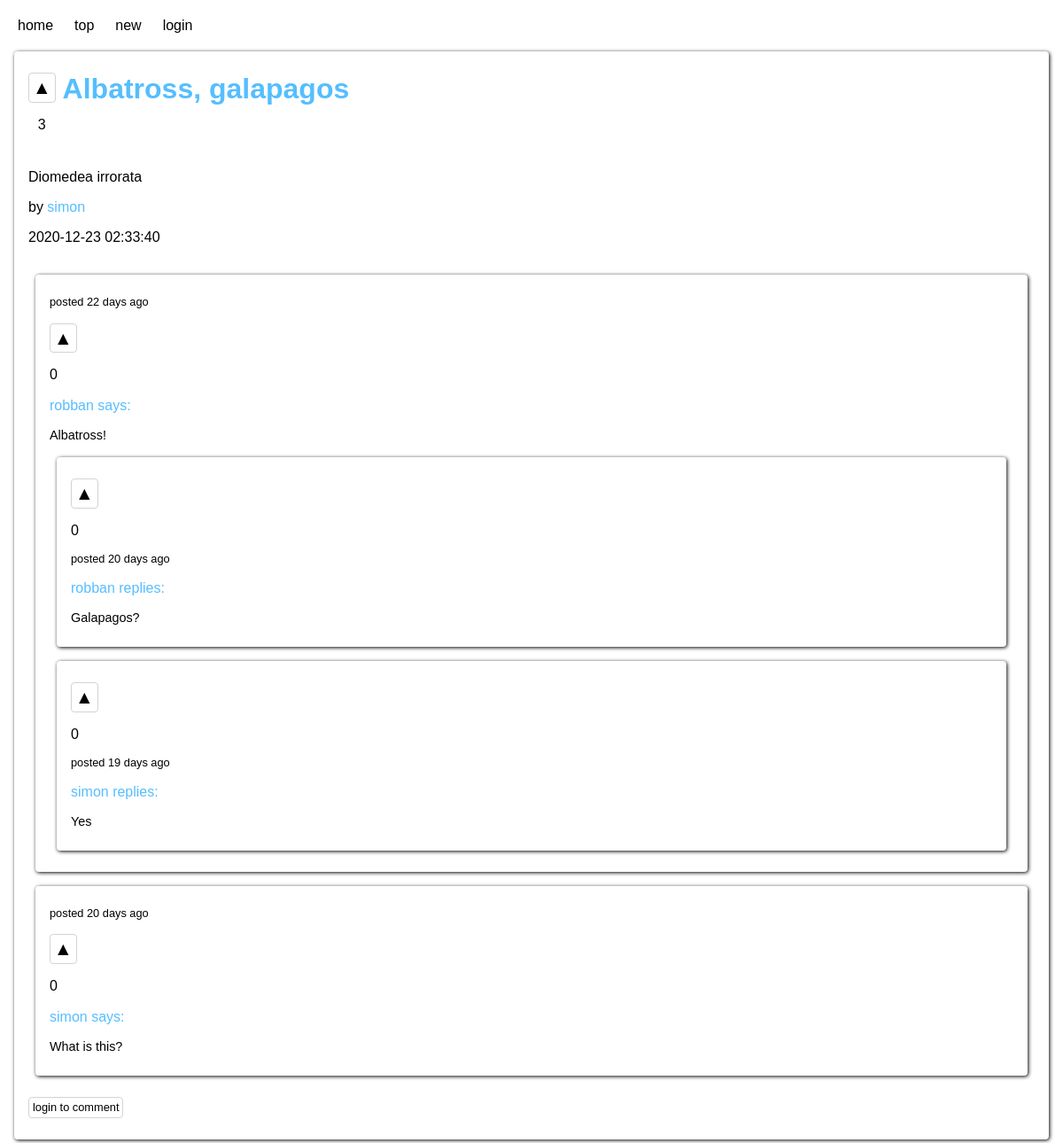
/view.php?view=post&post_id=18, run on an earlier commit of the app's database.
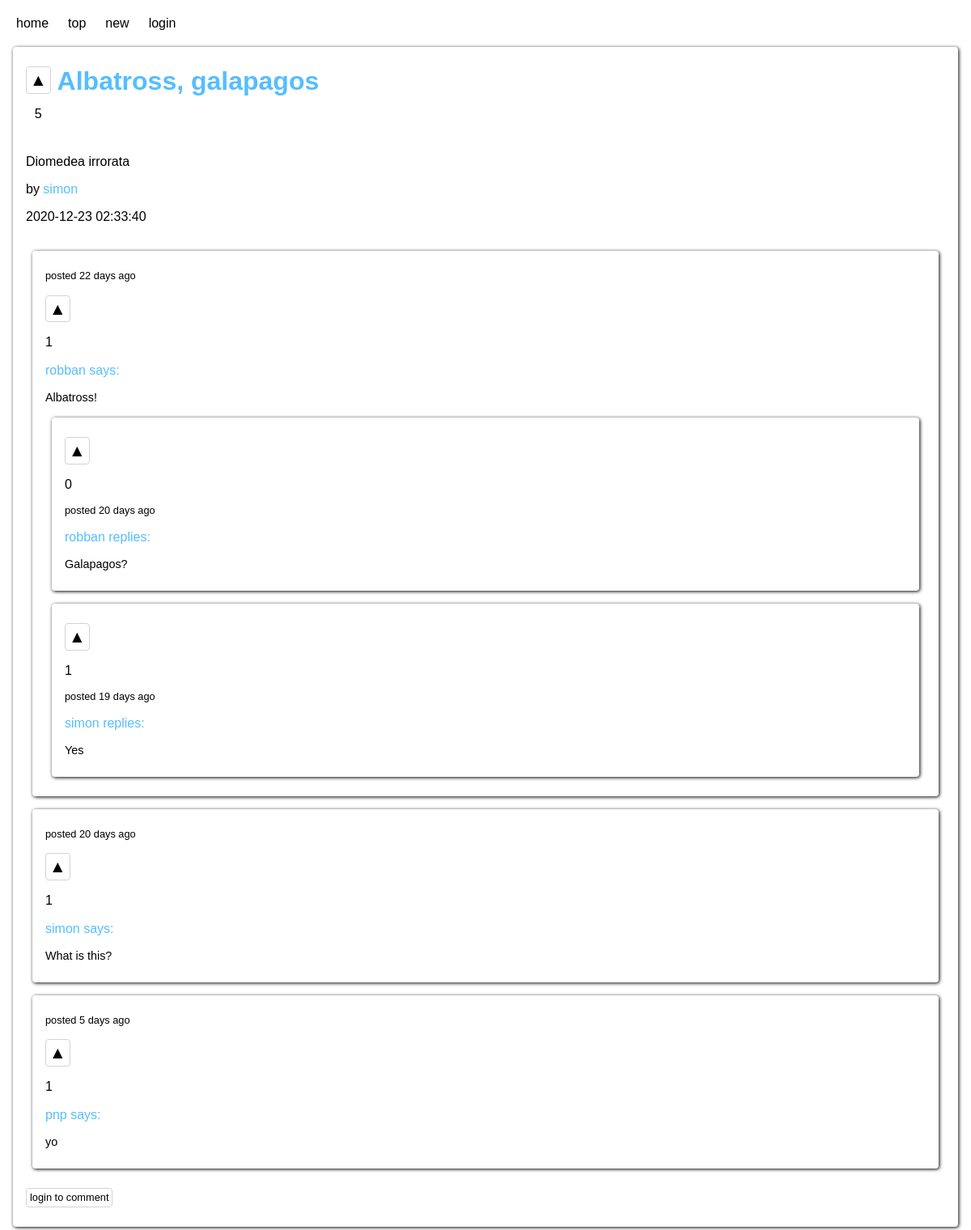
And on a later commit of the database.
### tables this page shows
CREATE TABLE comments (
	id INTEGER NOT NULL PRIMARY KEY AUTOINCREMENT UNIQUE,
	post_id INTEGER NOT NULL,
	user_id INTEGER NOT NULL,
	comment VARCHAR NOT NULL,
	reply INTEGER,
	creation_time DATETIME NOT NULL
);

CREATE TABLE users (
	id INTEGER NOT NULL PRIMARY KEY AUTOINCREMENT UNIQUE,
	user_name VARCHAR NOT NULL UNIQUE,
	email VARCHAR NOT NULL UNIQUE,
	password VARCHAR NOT NULL,
	bio VARCHAR,
	image_url VARCHAR
);

### app/functions.php (called while the page is built, shortened)
<?php
function userLoggedIn(): bool
{
    return false;
}
function getAge(string $birth): string
{
    $today = new DateTime();
    $birth = new DateTime($birth);
    $interval = $today->diff($birth);
    if ($interval->m === 0 && $interval->days === 1) {
        return $interval->days . " day ago";
    } elseif ($interval->m === 0 && $interval->days > 0) {
        return $interval->days . " days ago";
    }
    return "today";
}
function fetchComments(int $postId, PDO $db): ?array
{
    $stmnt = $db->prepare("SELECT * FROM comments WHERE post_id = :post_id AND reply IS NULL ORDER BY creation_time");
    $stmnt->bindParam(":post_id", $postId, PDO::PARAM_INT);
    $stmnt->execute();
    $results = $stmnt->fetchAll(PDO::FETCH_ASSOC);
    return $results;
}
function fetchReplies($postId, $db): ?array
{
    $stmnt = $db->prepare("SELECT * FROM comments WHERE post_id = :post_id AND reply IS NOT NULL ORDER BY creation_time");
    $stmnt->bindParam(":post_id", $postId, PDO::PARAM_INT);
    $stmnt->execute();
    $results = $stmnt->fetchAll(PDO::FETCH_ASSOC);
    return $results;
}
function fetchPost(int $postId, PDO $db): ?array
{
    $stmnt = $db->prepare("SELECT
    p.*,
    COALESCE(v.upvote_count, 0) AS upvotes,
    COALESCE(c.comment_count, 0) AS comments
    FROM posts p
    LEFT OUTER JOIN (
        SELECT post_id, COUNT(post_id) AS upvote_count
        FROM upvotes
        GROUP BY post_id
    ) v
    ON p.id = v.post_id
    LEFT OUTER JOIN (
        SELECT post_id, COUNT(post_id) AS comment_count
        FROM COMMENTS
        GROUP BY post_id
    ) c
    ON p.id = c.post_id
    WHERE p.id = :post_id");
    $stmnt->bindParam(":post_id", $postId, PDO::PARAM_INT);
    $stmnt->execute();
    $result = $stmnt->fetch(PDO::FETCH_ASSOC);
    return $result;
}
function fetchPoster(int $id, PDO $db): ?string
{
    $stmnt = $db->prepare("SELECT user_name FROM users WHERE id = :id;");
    $stmnt->bindParam(":id", $id, PDO::PARAM_INT);
    $stmnt->execute();
    $result = $stmnt->fetch(PDO::FETCH_ASSOC);
    return $result['user_name'];
}
function fetchCommentUpvotes(int $commentId, PDO $db): int
{
    $stmnt = $db->prepare("SELECT COUNT(comment_id) as 'comment_upvotes' FROM comment_upvotes WHERE comment_id = :comment_id;");
    $stmnt->bindParam(":comment_id", $commentId, PDO::PARAM_INT);
    $stmnt->execute();
    $result = $stmnt->fetch(PDO::FETCH_ASSOC);
    return (int)$result['comment_upvotes'];
}

### view.php (the view, shortened to what the changed rows need)
<?php
require __DIR__ . '/app/autoload.php';
require __DIR__ . '/views/header.php';
if (isset($_GET['view'])) {
    $view = filter_var($_GET['view'], FILTER_SANITIZE_STRING);
    if ($view === 'post') {
        if (isset($_GET['post_id'])) {
            $postId = (int)filter_var($_GET['post_id'], FILTER_SANITIZE_NUMBER_INT);
            $post = fetchPost($postId, $db);
            if (!isset($post)) {
                addMessage('Link seems to be dead!');
            } else {
                $postComments = fetchComments($postId, $db);
                $commentReplies = fetchReplies($postId, $db);
            }
        }
    } elseif ($view === 'search') {
        $query = filter_var($_GET['query'], FILTER_SANITIZE_STRING);
        $searchResults = searchPosts($query, $db);
    } else {
        addMessage('Incorrect url');
        header('location: /');
        exit;
    }
} else {
    addMessage('Incorrect url');
    header('location: /');
    exit;
}
?>
<main>
    <?php if (isset($post)) : ?>
        <article class="post grid">
            <div class="top">
                <div class="votes">
                    <?php if (userLoggedIn() && userUpvote($_SESSION['user']['id'], $post['id'], $db)) : ?>
                        <button class="vote active" data-post="<?= $post['id'] ?>">▲</button>
                    <?php elseif (userLoggedIn() && !userUpvote($_SESSION['user']['id'], $post['id'], $db)) : ?>
                        <button class="vote" data-post="<?= $post['id'] ?>">▲</button>
                    <?php else : ?>
                        <button class="vote">▲</button>
                    <?php endif; ?>
                    <p class="upvotes"><?= $post['upvotes'] ?></p>
                </div>
                <a href="<?= $post['url'] ?>">
                    <h1><?= $post['title'] ?></h1>
                </a>
            </div>
            <div class="full">
                <p><?= $post['description'] ?></p>
                <p>
                    by
                    <a href="/view.php?view=profile&user_id=<?= $post['user_id'] ?>">
                        <?= fetchPoster((int)$post['user_id'], $db) ?>
                    </a>
                </p>
                <p><?= $post['creation_time'] ?></p>
            </div>
            <section class="comments full">
                <?php if (isset($postComments)) : ?>
                    <?php foreach ($postComments as $postComment) : ?>
                        <div class="comment">
                            <small>posted <?= getAge($postComment['creation_time']) ?></small>
                            <?php if (userLoggedIn() && userCommentUpvote($_SESSION['user']['id'], $postComment['id'], $db)) :  ?>
                                <button class="comment-vote-button active" data-comment="<?= $postComment['id']; ?>">▲</button>
                            <?php elseif (userLoggedIn() && !userCommentUpvote($_SESSION['user']['id'], $postComment['id'], $db)) : ?>
                                <button class="comment-vote-button" data-comment="<?= $postComment['id']; ?>">▲</button>
                            <?php else : ?>
                                <button class="comment-vote-button">▲</button>
                            <?php endif; ?>
                            <?php $commentId = $postComment['id']; ?>
                            <?php $commentLikes = fetchCommentUpvotes($commentId, $db); ?>
                            <p class="comment-upvotes"><?= $commentLikes; ?></p>
                            <a href="/view.php?view=profile&user_id=<?= $postComment['user_id'] ?>"><?= fetchPoster((int)$postComment['user_id'], $db) ?> says:</a>
                            <p class="comment"><?= $postComment['comment'] ?></p>
                            <?php if (isset($commentReplies)) : ?>
                                <?php foreach ($commentReplies as $commentReply) : ?>
                                    <?php if ($commentReply['reply'] === $postComment['id']) : ?>
                                        <div class="comment reply">
                                            <?php if (userLoggedIn() && userCommentUpvote($_SESSION['user']['id'], $commentReply['id'], $db)) :  ?>
                                                <button class="comment-vote-button active" data-comment="<?= $commentReply['id']; ?>">▲</button>
                                            <?php elseif (userLoggedIn() && !userCommentUpvote($_SESSION['user']['id'], $commentReply['id'], $db)) : ?>
                                                <button class="comment-vote-button" data-comment="<?= $commentReply['id']  ?>">▲</button>
                                            <?php else : ?>
                                                <button class="comment-vote-button">▲</button>
                                            <?php endif; ?>
                                            <?php $commentId = $commentReply['id']; ?>
                                            <?php $commentLikes = fetchCommentUpvotes($commentId, $db); ?>
                                            <p class="comment-upvotes"><?= $commentLikes; ?></p>
                                            <small>posted <?= getAge($commentReply['creation_time']) ?></small>
                                            <a href="/view.php?view=profile&user_id=<?= $commentReply['user_id'] ?>"><?= fetchPoster((int)$commentReply['user_id'], $db) ?> replies: </a>
                                            <p class="comment"><?= $commentReply['comment'] ?></p>
                                        </div>
                                    <?php endif; ?>
                                <?php endforeach; ?>
                            <?php endif; ?>
                        </div>
                    <?php endforeach; ?>
                <?php else : ?>
                    <p>No comments yet</p>
                <?php endif; ?>
            </section>
            <?php if (userLoggedIn()) : ?>
                <form class="full" action="/app/posts/comment.php" method="post">
                    <label for="comment">comment</label>
                    <input type="hidden" id="post_id" name="post_id" value="<?= $post['id'] ?>">
                    <textarea id="comment" name="comment" rows="4" required></textarea>
                    <button type="submit">submit</button>
                </form>
            <?php else : ?>
                <a class="button" href="/login.php">login to comment</a>
            <?php endif; ?>
        </article>
    <?php endif; ?>
</main>
<?php
require __DIR__ . '/views/footer.php';
?>

What changed in the data, as far as the page shows it:
computed for comments "Albatross!": id "0" → "1"
computed for comments "Yes": commentLikes "0" → "1"
computed for comments "What is this?": commentLikes "0" → "1"
added comments: creation_time "5 days ago", commentLikes "1", user.user_name "pnp", comment "yo", shown under "Albatross, galapagos"
Also different on the page:
$post['upvotes']: "3" → "5"
